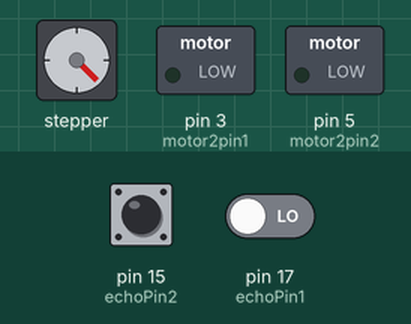
Recording of a sketch running on a simulated Arduino Uno, built with avr-gcc and run on an emulated ATmega328P. Shown: stepper motor, switched loads named in the sketch (green lamp = pin HIGH). Inputs (shaded band) come from the test bench; at power-on: pin 15 (echoPin2) LOW, pin 17 (echoPin1) LOW. Stepper angles assume 256 steps per turn; what the sketch prints to the serial monitor is not drawn.

Above: at 2.5 s.
2.6 s: pin 15 (echoPin2) pulsed HIGH 2 times (0.12 s each, 0.3 s apart)
At 6.4 s:
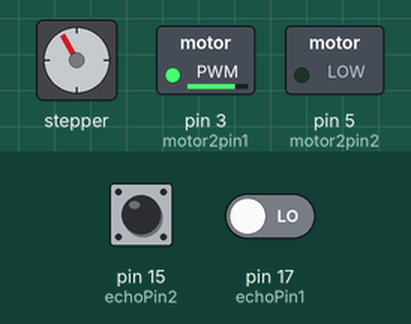
At 8.9 s:
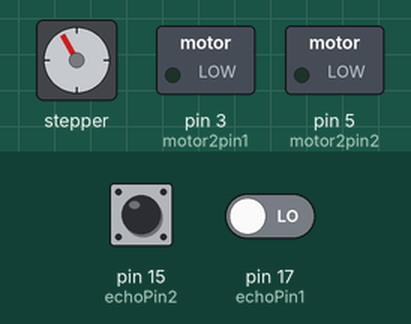
Timing chart, 0 to 15.1 s (numbered marks = the images above; inputs shaded):
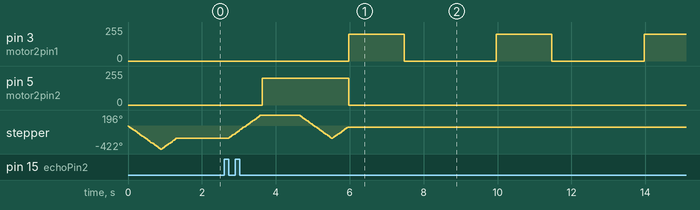

The sketch:

sketch_jul27_test1.ino
```cpp
#include <Stepper.h>
int echoPin1=17; // attach pin D2 Arduino to pin Echo of HC-SR04
int trigPin1=16; //attach pin D3 Arduino to pin Trig of HC-SR04
int echoPin2=15; // attach pin D2 Arduino to pin Echo of HC-SR04
int trigPin2=14; //attach pin D3 Arduino to pin Trig of HC-SR04
// defines variables
long duration1; // variable for the duration of sound wave travel
int distance1; // variable for the distance measurement
long duration2; // variable for the duration of sound wave travel
int distance2; // variable for the distance measurement
const int stepsPerRevolution = 256;
int motor2pin1 = 3;
int motor2pin2 = 5;
Stepper myStepper = Stepper(stepsPerRevolution, 8, 10, 9, 11);


void setup() {
  pinMode(trigPin1, OUTPUT); // Sets the trigPin as an OUTPUT
  pinMode(echoPin1, INPUT); // Sets the echoPin as an INPUT
 pinMode(trigPin2, OUTPUT); // Sets the trigPin as an OUTPUT
  pinMode(echoPin2, INPUT); // Sets the echoPin as an INPUT
  Serial.begin(9600);
  // Set the speed to 5 rpm:
  myStepper.setSpeed(80);


    Serial.println("clockwise");
  myStepper.step(-300);      //dakunata harawuna
  delay(20);

  // Step one revolution in the other direction:
  Serial.println("counterclockwise");       //mul position ekata awa
  myStepper.step(140);
  delay(20);
}

void loop() {
  Serial.print("Distance1: ");
  // Clears the trigPin condition
  digitalWrite(trigPin1, LOW);
  digitalWrite(trigPin2, LOW);
  delayMicroseconds(2);

  delayMicroseconds(10);
  digitalWrite(trigPin1, LOW);
  digitalWrite(trigPin2, LOW);
  // Reads the echoPin, returns the sound wave travel time in microseconds
  duration1 = pulseIn(echoPin1, HIGH);
  duration2 = pulseIn(echoPin2, HIGH);
  // Calculating the distance
  distance1 = duration1 * 0.034 / 2; // Speed of sound wave divided by 2 (go and back)
   distance2 = duration2 * 0.034 / 2; // Speed of sound wave divided by 2 (go and back)
  // Displays the distance on the Serial Monitor
  Serial.print("Distance1: ");
  Serial.print(distance1);
  Serial.println(" cm");
  Serial.print("Distance2: ");
  Serial.print(distance2);
  Serial.println(" cm");

  int x1=distance1;
            int x2=distance2;

if((x1>=x2-2) && (x1<=x2+2))
  {
    //forward
    analogWrite(motor2pin1, 200);
  digitalWrite(motor2pin2, LOW);
  delay(1500);
    for(int i=200;i>=0;i--)
  {digitalWrite(motor2pin2, LOW);
  analogWrite(motor2pin1, i);}

  }
  else if(x1<(x2+2))
  {
    //turn left & backward
    myStepper.step(300);
  delay(20);
  digitalWrite(motor2pin1, LOW);
  analogWrite(motor2pin2, 200);
   delay(1000);

    //forward
    myStepper.step(-300);      //dakunata harawuna
  delay(20);

  // Step one revolution in the other direction:
  Serial.println("counterclockwise");       //mul position ekata awa
  myStepper.step(140);
  delay(20);
    analogWrite(motor2pin1, 200);
  digitalWrite(motor2pin2, LOW);
  delay(1500);
    for(int i=200;i>=0;i--)
  {digitalWrite(motor2pin2, LOW);
  analogWrite(motor2pin1, i);}
  }
  else
  {
        //turn right & backward
        myStepper.step(-140);
  delay(20);
        digitalWrite(motor2pin1, LOW);
  analogWrite(motor2pin2, 200);
   delay(1000);

    //forward
     myStepper.step(-300);      //dakunata harawuna
  delay(20);

  // Step one revolution in the other direction:
  Serial.println("counterclockwise");       //mul position ekata awa
  myStepper.step(140);
  delay(20);
    analogWrite(motor2pin1, 200);
  digitalWrite(motor2pin2, LOW);
  delay(1500);
    for(int i=200;i>=0;i--)
  {digitalWrite(motor2pin2, LOW);
  analogWrite(motor2pin1, i);}
  }
  delay(500);
}
```

Measured:
- after the input at 2.6 s, pin 5 (motor2pin2): 0/255 → 200/255 after 1.0 s, → 0/255 2.3 s later; stepper: turns 421° clockwise in 0.87 s, then 421° counter-clockwise in 0.87 s, then 196° clockwise in 0.41 s
- by itself, pin 3 (motor2pin1): alternates 200/255 for 1.5 s and 0/255 for 2.5 s
